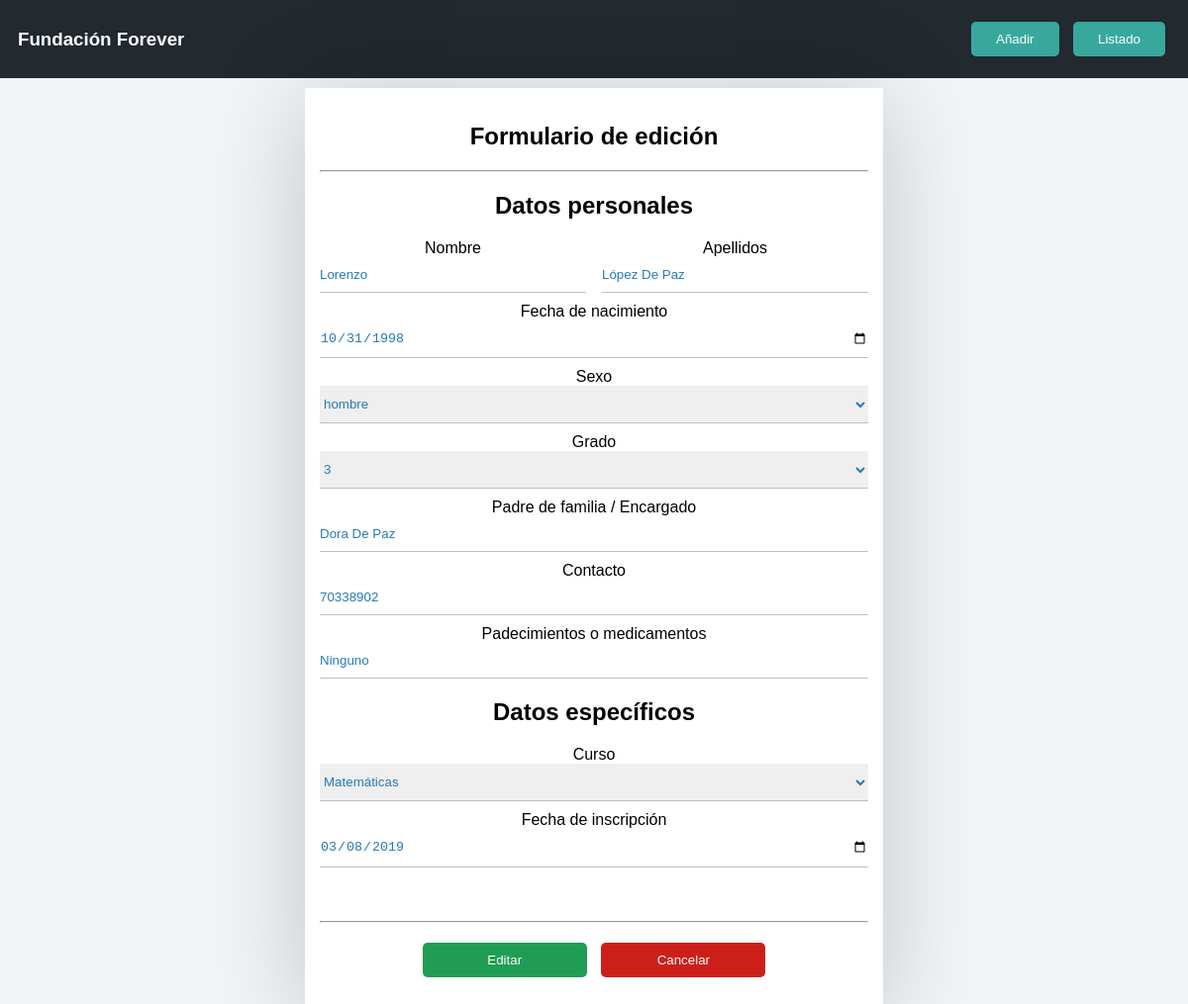
Page /edit.php?id=2 on the committed database.
### tables this page shows
CREATE TABLE "estudiantes" (
	`id_student`	INTEGER PRIMARY KEY AUTOINCREMENT,
	`nombre`	TEXT,
	`apellido`	TEXT,
	`nacimiento`	NUMERIC,
	`sexo`	TEXT,
	`grado`	INTEGER,
	`encargado`	TEXT,
	`contacto`	NUMERIC,
	`cuidados`	TEXT,
	`curso`	TEXT,
	`inscripcion`	NUMERIC,
	`estado`	INTEGER
);

### edit.php (the view, shortened to what this page needs)
<?php
	$conexion = new sqlite3('db/students.db');
	$id = $_GET['id'];
	$sql = $conexion -> query("SELECT * FROM estudiantes WHERE id_student='$id'");
	$row = $sql -> FetchArray();
?>
<!DOCTYPE html>
<html lang="en">
<head>
	<link rel="stylesheet" href="css/flexboxgrid.min.css">
	<link rel="stylesheet" href="css/style.css">
</head>
<body style="margin:0;padding:0;">
	<nav class="container-fluid">
		<div class="row middle-xs nav_bar">
			<h3 class="col-xs-12 col-md-8 center-xs start-md">Fundación Forever</h3>
			<div class="col-xs-12 col-md-4 center-xs end-md">
				<a href="index.php"><button class="btn btn-natural">Añadir</button></a>
				<a href="list.php"><button class="btn btn-natural">Listado</button></a>
			</div>
		</div>
	</nav>
	<section class="container-fluid" id="wrap">
		<div class="row center-xs">
			<div class="col-xs-12 col-md-6 space">
				<div class="box-form">
					<h1>Formulario de edición</h1>
					<hr>
					<form action="fn/edit_student.php" method="POST">
						<h2>Datos personales</h2>
						<div class="space">
							<div class="row">
								<div class="col-xs-12 col-md-6">
									<label for="Nombre">Nombre</label><br>
									<input type="text" name="nombre" id="Nombre" value="<?php echo $row['nombre']; ?>">
								</div>
								<div class="col-xs-12 col-md-6">
									<label for="Apellidos">Apellidos</label><br>
									<input type="text" name="apellidos" id="Apellidos" value="<?php echo $row['apellido']; ?>">
								</div>
							</div>
						</div>
						<div class="space">
							<label for="Nacimiento">Fecha de nacimiento</label><br>
							<input type="date" name="nacimiento" id="Nacimiento" value="<?php echo $row['nacimiento']; ?>">
						</div>
						<div class="space">
							<label for="Sexo">Sexo</label>
							<select name="sexo" id="Sexo">
								<option value="<?php echo $row['sexo']; ?>"><?php echo $row['sexo']; ?></option>
							</select>
						</div>
						<div class="space">
							<label for="Contacto">Grado</label><br>
							<select name="grado" id="Grado">
								<option value="<?php echo $row['grado']; ?>"><?php echo $row['grado']; ?></option>
							</select>
						</div>
						<div class="space">
							<label for="Responsable">Padre de familia / Encargado</label><br>
							<input type="text" name="responsable" id="Responsable" value="<?php echo $row['encargado']; ?>">
						</div>
						<div class="space">
							<label for="Contacto">Contacto</label><br>
							<input type="text" name="contacto" id="Contacto" value="<?php echo $row['contacto']; ?>">
						</div>
						<div class="space">
							<label for="Cuidados">Padecimientos o medicamentos</label><br>
							<input type="text" name="cuidados" id="Cuidados" value="<?php echo $row['cuidados']; ?>">
						</div>
						<h2>Datos específicos</h2>
						<div class="space">
							<label for="Curso">Curso</label><br>
							<select name="curso" id="Curso">
								<option value="<?php echo $row['curso']; ?>"><?php echo $row['curso']; ?></option>
							</select>
						</div>
						<div class="space">
							<label for="Inscripcion">Fecha de inscripción</label><br>
							<input type="date" name="inscripcion" id="Inscripcion" value="<?php echo $row['inscripcion']; ?>">
						</div>
						<br><br><hr>
						<div style="margin: 20px 0px;" class="center-xs">
							<a><button type="submit" class="btn btn-action" id="send" name="send" style="width: 30%;">Editar</button></a>
							<a href="./"><button type="button" class="btn btn-danger" id="send" name="send" style="width: 30%;">Cancelar</button></a>
						</div>
					</form>
				</div>
			</div>
		</div>
	</section>
</body>
</html>

### css/style.css (style rules this page uses)
body { background: #F1F5F8; font-family: sans-serif; }
button { cursor: pointer; }
.space { margin: 10px 0px; }
.nav_bar { color:white; padding: 10px; font-family: sans-serif; background-color: #22292F; }
.box-form { padding: 15px; background: white; box-shadow: 0px 10px 100px rgba(0,0,0,0.2); }
input,select,textarea { width: 100%; outline: none; color: #2779BD; padding: 10px 0px; border-color: #B8C2CC; transition: all 0.3s ease-in-out; border-width: 0px 0px 1px 0px; }
.btn { border:none; background: #B8C2CC; border-radius: 5px; margin: 0px 5px; padding: 10px 25px; transition: all 0.3s ease-in-out; }
.btn-natural { color:white; background: #38A89D; }
.btn-action { color: white; background: #1F9D55; }
.btn-danger { color: white; background: #CC1F1A; }

### rows in the picture
estudiantes: nombre "Lorenzo", apellidos "López De Paz", nacimiento "10/31/1998", sexo "hombre", grado "3", responsable "Dora De Paz", contacto "70338902", cuidados "Ninguno", curso "Matemáticas", inscripcion "03/08/2019"
